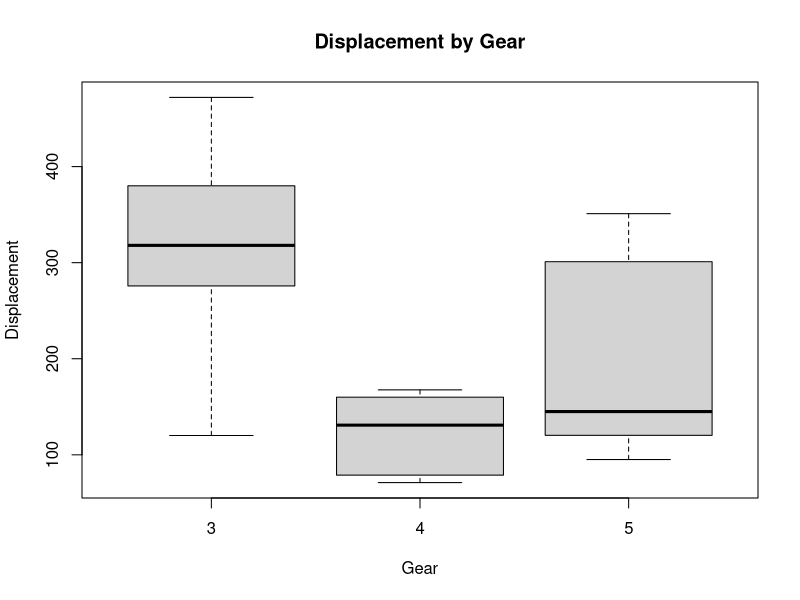

Recreate this plot in R.
# Load the dataset
data(mtcars)

# Create the box plot
boxplot(disp ~ gear, data = mtcars,
        main = "Displacement by Gear",
        xlab = "Gear",
        ylab = "Displacement")
